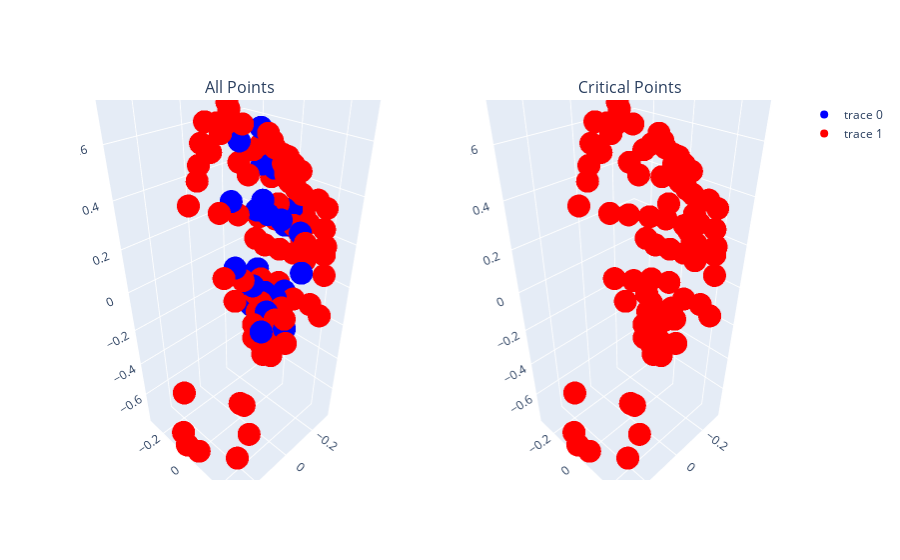

The cell this chart's notebook holds for it:
### Markdown cell above
Now lets visualize the critical points calculated by our model for the predestrian clouds from before. Recall that these are the points that contributed to the global feature. Why do you think these were the critical points the model ended up using? (Feel free to use different point clouds for your analysis)

### Code cell
plot_crit_points_from_file(model, 'data/sweeps/PEDESTRIAN/55.txt', 200)
